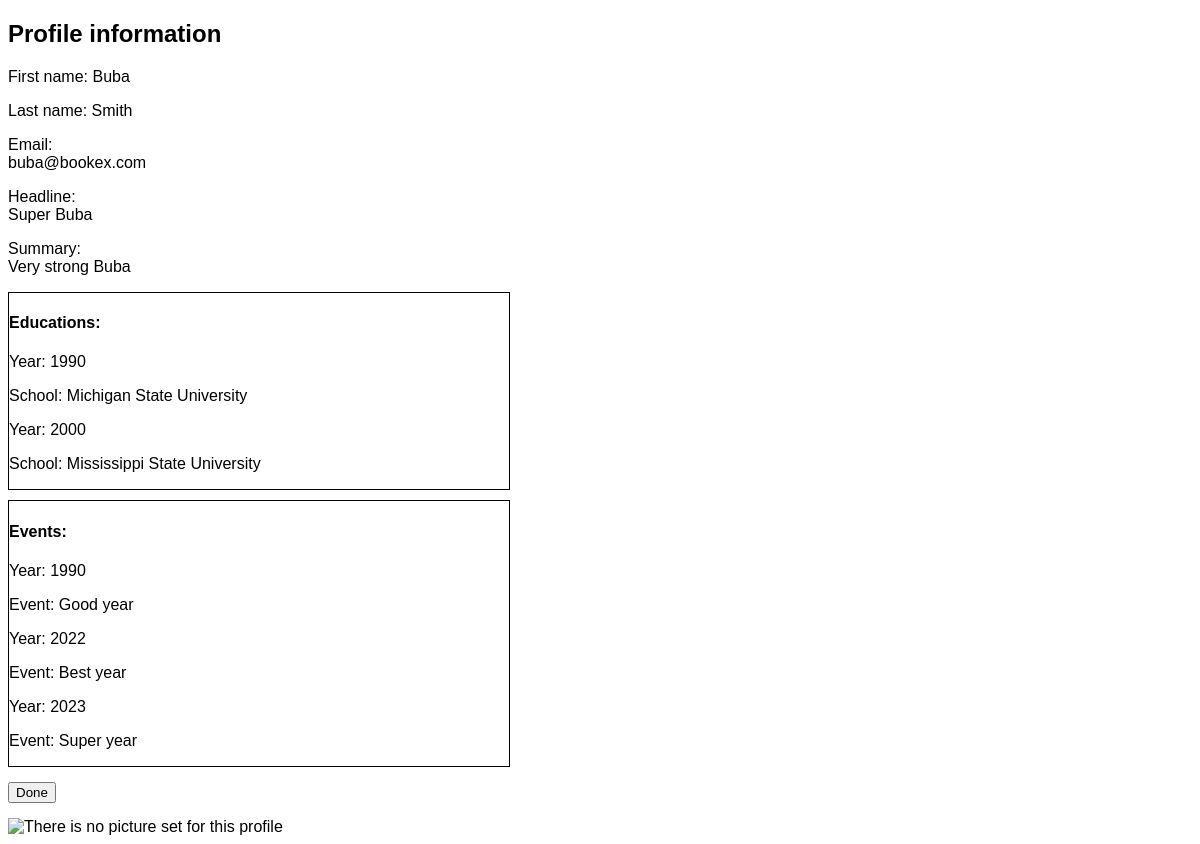
Page /project-core/assignment/view.php?profile_id=9 on the committed database.
### tables this page shows
CREATE TABLE `profiles` (
  `profile_id` int NOT NULL,
  `user_id` int NOT NULL,
  `first_name` mediumtext,
  `last_name` mediumtext,
  `email` mediumtext,
  `headline` mediumtext,
  `link` mediumtext NOT NULL,
  `summary` mediumtext
);

CREATE TABLE `positions` (
  `position_id` int NOT NULL,
  `profile_id` int DEFAULT NULL,
  `rank` int DEFAULT NULL,
  `year` int DEFAULT NULL,
  `description` mediumtext
);

### project-core/assignment/util.php (called while the page is built, shortened)
<?php
function load_pos ($pdo, $profile_id) {
  $sql = "SELECT * FROM positions WHERE profile_id = :pid ORDER BY `rank`";
  $pos_stmt = $pdo->prepare($sql);
  $pos_stmt->execute(array(':pid' => $profile_id));
  $pos_row = $pos_stmt->fetchAll(PDO::FETCH_ASSOC);
  return $pos_row;
}
function load_edu ($pdo, $profile_id) {
  $sql = "SELECT year, name FROM educations JOIN institutions ON educations.institution_id = institutions.institution_id WHERE profile_id = :pid ORDER BY 'rank'";
  $edu_stmt = $pdo->prepare($sql);
  $edu_stmt->execute(array(':pid' => $profile_id));
  $edu_row = $edu_stmt->fetchAll(PDO::FETCH_ASSOC);
  return $edu_row;
}
?>

### project-core/assignment/view.php (the view, shortened to what this page needs)
<?php
  require_once './pdo.php';
  require_once './util.php';
  $sql = "SELECT * FROM profiles where profile_id = :pid";
  $stmt = $pdo->prepare($sql);
  $stmt-> execute(array(':pid' => $_GET['profile_id']));
  $row = $stmt->fetch(PDO::FETCH_ASSOC);
  $url_parts = parse_url($row['link']);
  $url_parts['scheme'] = isset($url_parts['scheme']) === true ? $url_parts['scheme'] : 'empty';
  if ($url_parts['scheme'] === 'https' || $url_parts['scheme'] === 'http') {
    $link = curling($row['link']);
    $msg = 'This is profile image';
  } else {
    $link = '';
    $msg = 'There is no picture set for this profile';
  }
  $pos_row = load_pos($pdo, $_REQUEST['profile_id']);
  $edu_row = load_edu($pdo, $_REQUEST['profile_id']);
?>
<!DOCTYPE html>
<html lang="en">
<head>
  <?php require_once './head.php' ?>
</head>
<body>
  <h2>Profile information</h2>
  <div>
    <p>First name: <?= htmlentities($row['first_name']) ?></p>
    <p>Last name: <?= htmlentities($row['last_name']) ?></p>
    <p>Email:</br><?= htmlentities($row['email']) ?></p>
    <p>Headline:</br><?= htmlentities($row['headline']) ?></p>
    <p>Summary:</br><?= htmlentities($row['summary']) ?></p>
    <div id="eduFields" style="border: 1px solid black; margin: 10px 0 10px 0; max-width: 500px;">
      <h4>Educations:</h4>
      <?php
        $edu = 0;
        if ($edu_row != false):
          foreach ($edu_row as $education) {
            $edu++;
            echo '<div id="edu' . $edu . '">';
            echo '<p>Year: <span name="edu_year' . $edu . '">' . htmlentities($education['year']) . '</span></p>';
            echo '<p>School: <span name="edu_school' . $edu . '">' . htmlentities($education['name']) . '</span></p>';
            echo '</div>';
          }
        else:
          echo '<p>No educations set</p>';
        endif;
      ?>
    </div>
    <div id="posFields" style="border: 1px solid black; margin: 10px 0 10px 0; max-width: 500px;">
      <h4>Events:</h4>
      <?php
        $pos = 0;
        if ($pos_row != false):
          foreach ($pos_row as $position) {
            $pos++;
            echo '<div id="position' . $pos . '">';
            echo '<p>Year: <span name="year' . $pos . '">' . htmlentities($position['year']) . '</span></p>';
            echo '<p>Event: <span name="desc' . $pos . '">';
            echo htmlentities($position['description']);
            echo '</span></p>';
            echo '</div>';
          }
        else:
          echo '<p>No events set</p>';
        endif;
      ?>
    </div>
    <form method="post">
      <input type="submit" name="done" value="Done" style="display: block; margin-bottom: 15px; margin-top: 15px;">
    </form>
    <div>
      <img style="max-height: 400px;" src="<?= $link ?>" alt="<?= $msg ?>">
    </div>
  </div>
</body>
</html>

### project-core/assignment/head.php (shortened to what this page needs)
<link rel="stylesheet" href="https://code.jquery.com/ui/1.13.2/themes/ui-lightness/jquery-ui.css">

### project-core/assignment/head.php (style rules this page uses)
html { font-family: Arial, Helvetica, sans-serif; }

### rows in the picture
profiles: first_name "Buba", last_name "Smith", email "buba@bookex.com", headline "Super Buba", summary "Very strong Buba"
positions: year "1990", description "Good year"
positions: year "2022", description "Best year"
positions: year "2023", description "Super year"

### other values in the picture
$education['year'] "1990"
$education['name'] "Michigan State University"
$education['year'] "2000"
$education['name'] "Mississippi State University"
